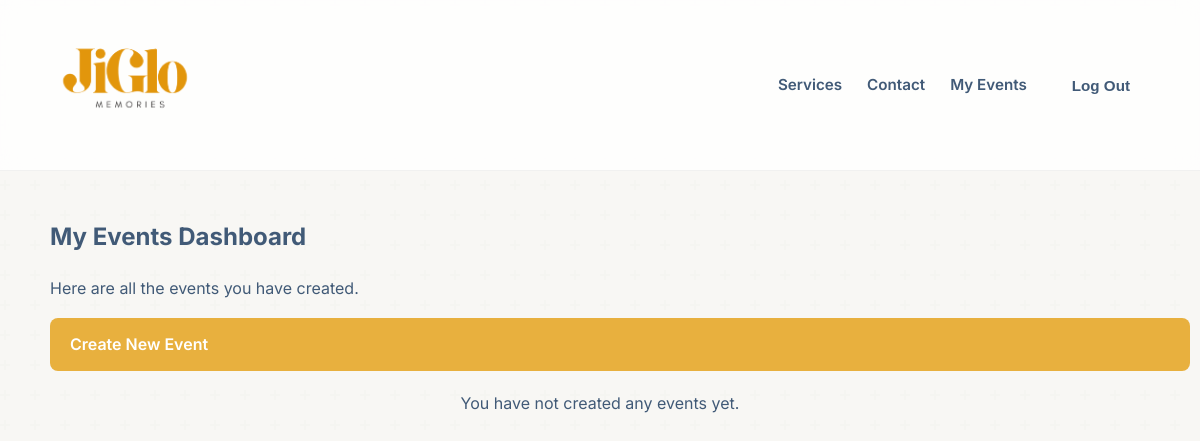
Page /my-events/ (signed in) on the earlier database version.
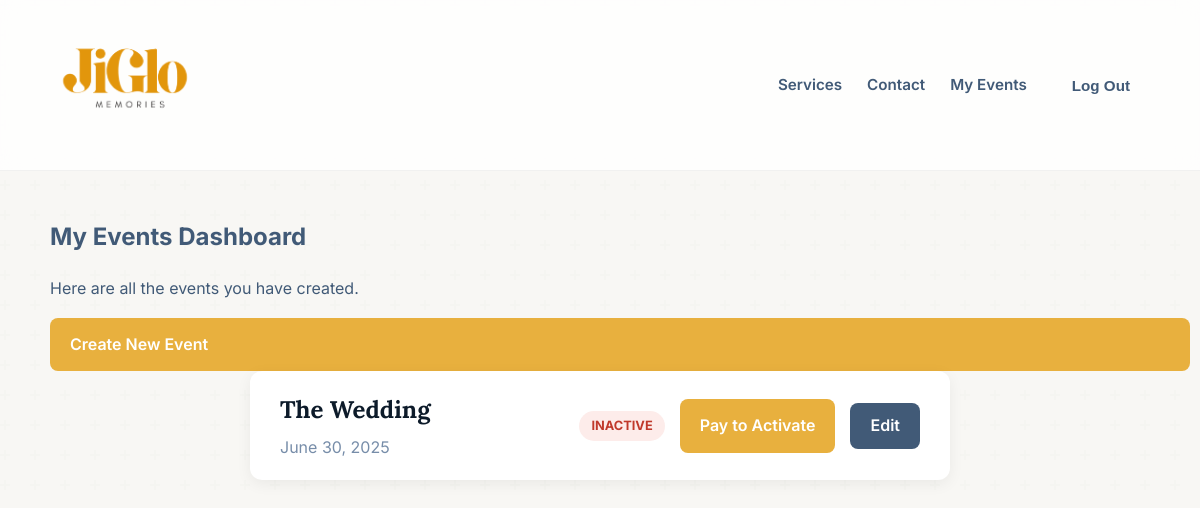
Same page on the later database version.
### crowdcam_app/models.py (models this page shows, shortened)
class Event(models.Model):
    host = models.ForeignKey(settings.AUTH_USER_MODEL, on_delete=models.CASCADE)
    name = models.CharField(max_length=200)
    event_date = models.DateField()
    unique_code = models.SlugField(unique=True, blank=True)
    created_at = models.DateTimeField(auto_now_add=True)
    price = models.DecimalField(max_digits=10, decimal_places=2, default=20.00) # Example price
    is_paid = models.BooleanField(default=False)
    stripe_checkout_id = models.CharField(max_length=255, blank=True)

### crowdcam_app/views.py (the view)
# urls.py: path('my-events/', views.dashboard_view, name='dashboard'),
@login_required
def dashboard_view(request):
    events = Event.objects.filter(host=request.user).order_by('-event_date')
    context = {
        'events': events
    }
    return render(request, 'crowdcam_app/dashboard.html', context)

### crowdcam_app/templates/crowdcam_app/dashboard.html
{% extends "crowdcam_app/base.html" %}
{% block content %}
    <div class="dashboard-header">
        <h2>My Events Dashboard</h2>
        <p>Here are all the events you have created.</p>
        <a href="{% url 'create_event' %}" class="button-primary">Create New Event</a>
    </div>
    <div class="event-list">
        {% for event in events %}
            <div class="event-card-dashboard">
                <div class="event-info">
                    <h3>{{ event.name }}</h3>
                    <p>{{ event.event_date }}</p>
                </div>
                <div class="event-status">
                    {% if event.is_paid %}
                        <span class="status-badge active">Active</span>
                        <a href="{% url 'event_detail' event.unique_code %}" class="button-secondary">View Gallery</a>
                        <a href="{% url 'event_update' event.id %}" class="button-secondary edit">Edit</a>
                        <a href="https://api.qrserver.com/v1/create-qr-code/?size=250x250&data={{ request.scheme }}://{{ request.get_host }}{% url 'event_detail' event.unique_code %}" target="_blank" class="button-secondary qr">QR Code</a>
                        <a href="{% url 'event_delete' event.id %}" class="button-danger">Delete</a>
                    {% else %}
                        <span class="status-badge inactive">Inactive</span>
                        <a href="{% url 'create_checkout_session' event.id %}" class="button-primary">Pay to Activate</a>
                        <a href="{% url 'event_update' event.id %}" class="button-secondary edit">Edit</a>
                    {% endif %}
                </div>
            </div>
        {% empty %}
            <p style="text-align: center; margin-top: 20px;">You have not created any events yet.</p>
        {% endfor %}
    </div>
{% endblock %}

### crowdcam_app/templates/crowdcam_app/base.html (shortened to what this page needs)
{% load static %}
<!DOCTYPE html>
<html lang="en">
<head>
    <link rel="stylesheet" href="{% static 'css/style.css' %}">
</head>
<body>
    <header class="header">
        <div class="header-content"> <div class="logo">
                <a href="{% url 'homepage' %}">
                    <img src="{% static 'images/logo.png' %}" alt="JiGlo Memories Logo">
                </a>
            </div>
            <nav class="main-nav">
                <div class="nav-item dropdown">
                    <a href="#" class="nav-link">Services</a>
                </div>
                <a href="{% url 'contact' %}" class="nav-link">Contact</a>
                {% if user.is_authenticated %}
                    <a href="{% url 'dashboard' %}" class="nav-link">My Events</a>
                    <form action="{% url 'logout' %}" method="post" style="display: inline;">
                        <button type="submit" class="logout-button">Log Out</button>
                    </form>
                {% else %}
                    <a href="{% url 'login' %}" class="nav-link">Log In</a>
                    <a href="{% url 'signup' %}" class="nav-link">Sign Up</a>
                {% endif %}
            </nav>
        </div>
    </header>
    <main class="container"> {% block content %}
        {% endblock %}
    </main>
</body>
</html>

### static/css/style.css (style rules this page uses)
:root { --primary-navy: #0d1b2a; --secondary-blue: #415a77; --light-blue-grey: #778da9; --background-cream: #f8f7f4; --accent-gold: #e8b03e; --accent-gold-hover: #f0c368; --white: #ffffff; --font-heading: 'Lora', serif; --font-body: 'Inter', sans-serif; --shadow-sm: 0 4px 15px rgba(0, 0, 0, 0.06); --shadow-md: 0 10px 25px rgba(0, 0, 0, 0.1); }
body { font-family: var(--font-body); background-color: var(--background-cream); background-image: url('../images/subtle-pattern.svg'); color: var(--secondary-blue); line-height: 1.6; }
main { padding-top: 190px; max-width: 1100px; margin: 0 auto; padding-left: 20px; padding-right: 20px; padding-bottom: 40px; }
a { text-decoration: none; color: var(--accent-gold); transition: color 0.3s ease; }
.header { position: fixed; top: 0; left: 0; width: 100%; background: rgba(255, 255, 255, 0.8); backdrop-filter: blur(10px); -webkit-backdrop-filter: blur(10px); z-index: 1000; border-bottom: 1px solid rgba(0,0,0,0.05); }
.header-content { display: flex; justify-content: space-between; align-items: center; max-width: 1100px; margin: 0 auto; padding: 10px 20px; }
.header .logo img { height: 150px; width: auto; display: block; }
.main-nav { display: flex; align-items: center; gap: 25px; }
.main-nav a, .logout-button { font-weight: 600; font-size: 0.95em; color: var(--secondary-blue); transition: color 0.3s ease; }
.logout-button { background: none; border: none; cursor: pointer; }
h3 { font-family: var(--font-heading); color: var(--primary-navy); font-size: 1.5em; }
button, .button-primary { background: var(--accent-gold); color: var(--white); padding: 14px 20px; border: none; border-radius: 8px; cursor: pointer; font-size: 1em; font-weight: 600; text-decoration: none; display: inline-block; width: 100%; transition: all 0.3s ease; }
.event-list { display: flex; flex-direction: column; gap: 20px; max-width: 700px; margin: 0 auto; }
.nav-item { position: relative; }
.event-card-dashboard { display: flex; justify-content: space-between; align-items: center; background-color: var(--white); padding: 20px 30px; border-radius: 12px; box-shadow: var(--shadow-sm); transition: transform 0.3s ease, box-shadow 0.3s ease; }
.event-info h3 { margin: 0 0 5px 0; color: var(--primary-navy); }
.event-info p { margin: 0; color: var(--light-blue-grey); }
.event-status { display: flex; align-items: center; gap: 15px; }
.status-badge { font-weight: 700; padding: 5px 12px; border-radius: 20px; font-size: 0.8em; text-transform: uppercase; }
.status-badge.inactive { background-color: #fdecea; color: #c0392b; }
.button-secondary { display: inline-block; background-color: var(--light-blue-grey); color: white; padding: 10px 20px; text-decoration: none; border-radius: 8px; font-weight: 600; transition: all 0.3s ease; }
.button-secondary.edit { background-color: var(--secondary-blue); }

Differences in the rows shown:
added Event: name "The Wedding", event_date "June 30, 2025", is_paid "INACTIVE"
Other differences:
text no longer shown: "You have not created any events yet."
